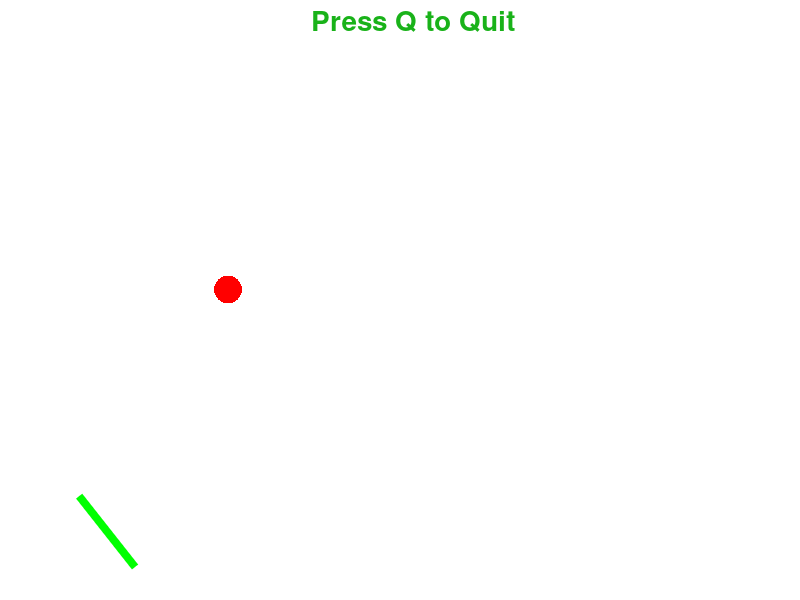

Write the MATLAB code that produced this figure.
function [mainAxis, HERO, heroPlot, HERO_W, HERO_H, axisTitle] = initialize_graphics()
%initialize_graphics creates the graphic environment for the hero
%Input arguments
%   none
%Output arguments
%   mainAxis - handle to the axes object
%   HERO - outline of the hero
%   heroPlot - patch object for the hero
%   HERO_W - width of the hero
%   HERO_H - height of the hero
%   handle to the axis title

HERO_START_Y = 20; %hero start position
HERO_W = 15; %hero width
HERO_H = 20; %hero height
HERO_SHAPE = [1 0 1 2 3 4 3 1; ... %x values
  0 1 2 4 2 1 0 0];    %y values
xScale = HERO_W / max(HERO_SHAPE(1,:));
yScale = HERO_H / max(HERO_SHAPE(2,:));

%coordinats for drawing hero at 0,0.
%scale hero so that he's HERO_W wide and HERO_H tall
HERO = [HERO_SHAPE(1,:) .* xScale; HERO_SHAPE(2,:) .* yScale];

heroPos = [100 150];
fig = figure;
set(fig,'color','white');
set(fig,'Resize','off');
pointer=NaN(16,16);
pointer(4,1:7) = 2;
pointer(1:7,4)=2;
pointer(4,4)=1;
set(fig,'Pointer','Custom');
set(fig,'PointerShapeHotSpot',[4 4]);
set(fig,'PointerShapeCData',pointer);
set(fig,'KeyPressFcn',@keyDownListener);
set(fig,'WindowButtonDownFcn', @mouseDownListener);
set(fig,'WindowButtonUpFcn', @mouseUpListener);
set(fig,'WindowButtonMotionFcn', @mouseMoveListener);
mainAxis = axes();
%set color for the court, hide axis ticks.
AXIS_COLOR = 'blue'; %the sky
set(mainAxis, 'color', AXIS_COLOR, 'YTick', [], 'XTick', []);

%handle for displaying the score
axisTitle = title('Press Q to Quit');
font = 'Courier';
large_text = 20;
green = [.1, .7, .1];
title_color = green;
set(axisTitle,'fontsize', large_text)
%set(axisTitle, 'FontName', font,'fontsize', large_text);
set(axisTitle, 'Color', title_color);

%set size of the graphics window
axis([0 100 0 100]);
axis off;
heroPlot = patch(NaN,NaN,'b');
set(heroPlot,'LineWidth', 2);
set(heroPlot,'EdgeColor', 'red');

%pongball
pball = line(20,50,'marker','.','markersize', 60,'color','red');

%player1 paddle
block = line( 'color', 'green', 'linewidth',65);



